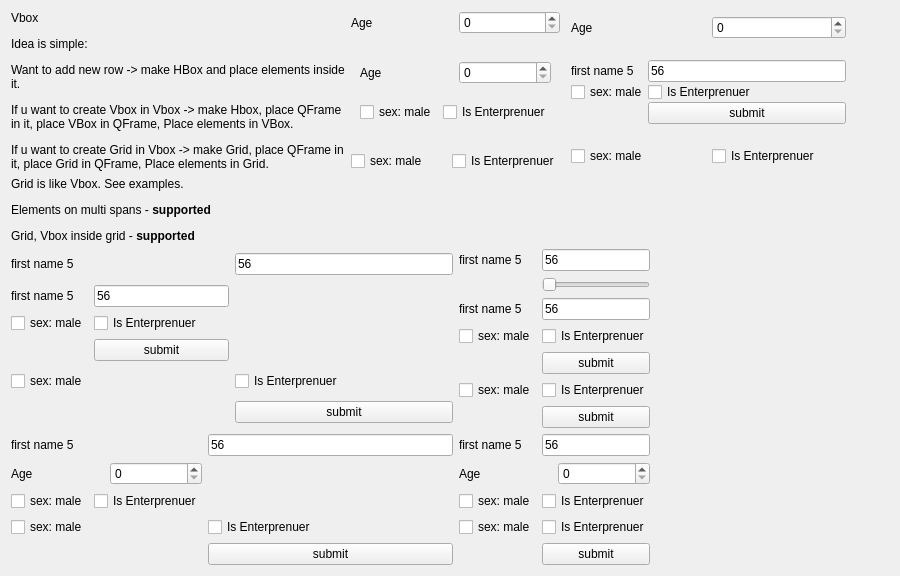
    <widget class="QWidget" name="tab_3">
     <property name="styleSheet">
      <string notr="true">/*
border: 1px solid black
*/</string>
     </property>
     <attribute name="title">
      <string>Page - grid + vbox</string>
     </attribute>
     <layout class="QGridLayout" name="gridLayout_17">
      <item row="0" column="0">
       <widget class="QLabel" name="label_27">
        <property name="text">
         <string>&lt;html&gt;&lt;head/&gt;&lt;body&gt;&lt;p&gt;Vbox&lt;/p&gt;&lt;p&gt;Idea is simple:&lt;/p&gt;&lt;p&gt;Want to add new row -&amp;gt; make HBox and place elements inside it.&lt;/p&gt;&lt;p&gt;If u want to create Vbox in Vbox -&amp;gt; make Hbox, place QFrame in it, place VBox in QFrame, Place elements in VBox.&lt;/p&gt;&lt;p&gt;If u want to create Grid in Vbox -&amp;gt; make Grid, place QFrame in it, place Grid in QFrame, Place elements in Grid.&lt;/p&gt;&lt;/body&gt;&lt;/html&gt;</string>
        </property>
        <property name="wordWrap">
         <bool>true</bool>
        </property>
       </widget>
      </item>
      <item row="0" column="1" colspan="2">
       <layout class="QVBoxLayout" name="v1">
        <item>
         <layout class="QHBoxLayout" name="horizontalLayout_9">
          <item>
           <widget class="QLabel" name="label_21">
            <property name="text">
             <string>Age</string>
            </property>
           </widget>
          </item>
          <item>
           <widget class="QSpinBox" name="spinBox_5"/>
          </item>
         </layout>
        </item>
        <item>
         <layout class="QHBoxLayout" name="horizontalLayout_2">
          <item>
           <widget class="QFrame" name="frame_7">
            <layout class="QVBoxLayout" name="verticalLayout_4">
             <item>
              <layout class="QHBoxLayout" name="horizontalLayout_13">
               <item>
                <widget class="QLabel" name="label_23">
                 <property name="text">
                  <string>Age</string>
                 </property>
                </widget>
               </item>
               <item>
                <widget class="QSpinBox" name="spinBox_7"/>
               </item>
              </layout>
             </item>
             <item>
              <layout class="QHBoxLayout" name="horizontalLayout_14">
               <item>
                <widget class="QCheckBox" name="checkBox_18">
                 <property name="text">
                  <string>sex: male</string>
                 </property>
                </widget>
               </item>
               <item>
                <widget class="QCheckBox" name="checkBox_19">
                 <property name="text">
                  <string>Is Enterprenuer</string>
                 </property>
                </widget>
               </item>
              </layout>
             </item>
            </layout>
           </widget>
          </item>
         </layout>
        </item>
        <item>
         <layout class="QHBoxLayout" name="horizontalLayout_11">
          <item>
           <widget class="QCheckBox" name="checkBox_10">
            <property name="text">
             <string>sex: male</string>
            </property>
           </widget>
          </item>
          <item>
           <widget class="QCheckBox" name="checkBox_11">
            <property name="text">
             <string>Is Enterprenuer</string>
            </property>
           </widget>
          </item>
         </layout>
        </item>
       </layout>
      </item>
      <item row="0" column="3" colspan="2">
       <layout class="QVBoxLayout" name="v2">
        <property name="leftMargin">
         <number>5</number>
        </property>
        <property name="topMargin">
         <number>5</number>
        </property>
        <property name="rightMargin">
         <number>5</number>
        </property>
        <property name="bottomMargin">
         <number>5</number>
        </property>
        <item>
         <layout class="QHBoxLayout" name="horizontalLayout_15">
          <item>
           <widget class="QLabel" name="label_24">
            <property name="text">
             <string>Age</string>
            </property>
           </widget>
          </item>
          <item>
           <widget class="QSpinBox" name="spinBox_8"/>
          </item>
         </layout>
        </item>
        <item>
         <layout class="QHBoxLayout" name="horizontalLayout_7">
          <item>
           <widget class="QFrame" name="frame_8">
            <layout class="QVBoxLayout" name="verticalLayout_6">
             <property name="spacing">
              <number>0</number>
             </property>
             <property name="leftMargin">
              <number>0</number>
             </property>
             <property name="topMargin">
              <number>0</number>
             </property>
             <property name="rightMargin">
              <number>0</number>
             </property>
             <property name="bottomMargin">
              <number>0</number>
             </property>
             <item>
              <layout class="QGridLayout" name="gridLayout_6">
               <item row="1" column="1">
                <widget class="QCheckBox" name="checkBox_27">
                 <property name="text">
                  <string>Is Enterprenuer</string>
                 </property>
                </widget>
               </item>
               <item row="1" column="0">
                <widget class="QCheckBox" name="checkBox_26">
                 <property name="text">
                  <string>sex: male</string>
                 </property>
                </widget>
               </item>
               <item row="0" column="1">
                <widget class="QLineEdit" name="lineEdit_18">
                 <property name="text">
                  <string>56</string>
                 </property>
                </widget>
               </item>
               <item row="0" column="0">
                <widget class="QLabel" name="label_30">
                 <property name="text">
                  <string>first name 5</string>
                 </property>
                </widget>
               </item>
               <item row="2" column="1">
                <widget class="QPushButton" name="pushButton_9">
                 <property name="text">
                  <string>submit</string>
                 </property>
                </widget>
               </item>
              </layout>
             </item>
            </layout>
           </widget>
          </item>
         </layout>
        </item>
        <item>
         <layout class="QHBoxLayout" name="horizontalLayout_18">
          <item>
           <widget class="QCheckBox" name="checkBox_24">
            <property name="text">
             <string>sex: male</string>
            </property>
           </widget>
          </item>
          <item>
           <widget class="QCheckBox" name="checkBox_25">
            <property name="text">
             <string>Is Enterprenuer</string>
            </property>
           </widget>
          </item>
         </layout>
        </item>
       </layout>
      </item>
      <item row="0" column="5">
       <spacer name="horizontalSpacer_9">
        <property name="orientation">
         <enum>Qt::Horizontal</enum>
        </property>
        <property name="sizeHint" stdset="0">
         <size>
          <width>38</width>
          <height>20</height>
         </size>
        </property>
       </spacer>
      </item>
      <item row="1" column="0" colspan="2">
       <widget class="QLabel" name="label_38">
        <property name="text">
         <string>&lt;html&gt;&lt;head/&gt;&lt;body&gt;&lt;p&gt;Grid is like Vbox. See examples.&lt;/p&gt;&lt;p&gt;Elements on multi spans - &lt;span style=&quot; font-weight:600;&quot;&gt;supported&lt;/span&gt;&lt;/p&gt;&lt;p&gt;Grid, Vbox inside grid - &lt;span style=&quot; font-weight:600;&quot;&gt;supported&lt;/span&gt;&lt;/p&gt;&lt;/body&gt;&lt;/html&gt;</string>
        </property>
        <property name="wordWrap">
         <bool>true</bool>
        </property>
       </widget>
      </item>
      <item row="2" column="0" colspan="2">
       <layout class="QGridLayout" name="g2">
        <item row="3" column="1">
         <widget class="QPushButton" name="pushButton_11">
          <property name="text">
           <string>submit</string>
          </property>
         </widget>
        </item>
        <item row="0" column="1">
         <widget class="QLineEdit" name="lineEdit_20">
          <property name="text">
           <string>56</string>
          </property>
         </widget>
        </item>
        <item row="2" column="0">
         <widget class="QCheckBox" name="checkBox_30">
          <property name="text">
           <string>sex: male</string>
          </property>
         </widget>
        </item>
        <item row="2" column="1">
         <widget class="QCheckBox" name="checkBox_31">
          <property name="text">
           <string>Is Enterprenuer</string>
          </property>
         </widget>
        </item>
        <item row="0" column="0">
         <widget class="QLabel" name="label_34">
          <property name="text">
           <string>first name 5</string>
          </property>
         </widget>
        </item>
        <item row="1" column="0">
         <layout class="QGridLayout" name="gridLayout_10">
          <item row="1" column="1">
           <widget class="QCheckBox" name="checkBox_32">
            <property name="text">
             <string>Is Enterprenuer</string>
            </property>
           </widget>
          </item>
          <item row="1" column="0">
           <widget class="QCheckBox" name="checkBox_33">
            <property name="text">
             <string>sex: male</string>
            </property>
           </widget>
          </item>
          <item row="0" column="1">
           <widget class="QLineEdit" name="lineEdit_21">
            <property name="text">
             <string>56</string>
            </property>
           </widget>
          </item>
          <item row="0" column="0">
           <widget class="QLabel" name="label_35">
            <property name="text">
             <string>first name 5</string>
            </property>
           </widget>
          </item>
          <item row="2" column="1">
           <widget class="QPushButton" name="pushButton_12">
            <property name="text">
             <string>submit</string>
            </property>
           </widget>
          </item>
         </layout>
        </item>
       </layout>
      </item>
      <item row="2" column="2" colspan="2">
       <layout class="QGridLayout" name="g3">
        <item row="4" column="1">
         <widget class="QPushButton" name="pushButton_5">
          <property name="text">
           <string>submit</string>
          </property>
         </widget>
        </item>
        <item row="0" column="1">
         <widget class="QLineEdit" name="lineEdit_14">
          <property name="text">
           <string>56</string>
          </property>
         </widget>
        </item>
        <item row="3" column="0">
         <widget class="QCheckBox" name="checkBox_14">
          <property name="text">
           <string>sex: male</string>
          </property>
         </widget>
        </item>
        <item row="3" column="1">
         <widget class="QCheckBox" name="checkBox_15">
          <property name="text">
           <string>Is Enterprenuer</string>
          </property>
         </widget>
        </item>
        <item row="0" column="0">
         <widget class="QLabel" name="label_28">
          <property name="text">
           <string>first name 5</string>
          </property>
         </widget>
        </item>
        <item row="2" column="0" colspan="2">
         <layout class="QGridLayout" name="gridLayout_4">
          <item row="1" column="1">
           <widget class="QCheckBox" name="checkBox_17">
            <property name="text">
             <string>Is Enterprenuer</string>
            </property>
           </widget>
          </item>
          <item row="1" column="0">
           <widget class="QCheckBox" name="checkBox_16">
            <property name="text">
             <string>sex: male</string>
            </property>
           </widget>
          </item>
          <item row="0" column="1">
           <widget class="QLineEdit" name="lineEdit_16">
            <property name="text">
             <string>56</string>
            </property>
           </widget>
          </item>
          <item row="0" column="0">
           <widget class="QLabel" name="label_32">
            <property name="text">
             <string>first name 5</string>
            </property>
           </widget>
          </item>
          <item row="2" column="1">
           <widget class="QPushButton" name="pushButton_6">
            <property name="text">
             <string>submit</string>
            </property>
           </widget>
          </item>
         </layout>
        </item>
        <item row="1" column="1">
         <widget class="QSlider" name="horizontalSlider_2">
          <property name="orientation">
           <enum>Qt::Horizontal</enum>
          </property>
         </widget>
        </item>
       </layout>
      </item>
      <item row="2" column="4">
       <spacer name="horizontalSpacer_11">
        <property name="orientation">
         <enum>Qt::Horizontal</enum>
        </property>
        <property name="sizeHint" stdset="0">
         <size>
          <width>189</width>
          <height>20</height>
         </size>
        </property>
       </spacer>
      </item>
      <item row="3" column="0" colspan="2">
       <layout class="QGridLayout" name="g5">
        <item row="0" column="1">
         <widget class="QLineEdit" name="lineEdit_22">
          <property name="text">
           <string>56</string>
          </property>
         </widget>
        </item>
        <item row="2" column="1">
         <widget class="QCheckBox" name="checkBox_34">
          <property name="text">
           <string>Is Enterprenuer</string>
          </property>
         </widget>
        </item>
        <item row="0" column="0">
         <widget class="QLabel" name="label_36">
          <property name="text">
           <string>first name 5</string>
          </property>
         </widget>
        </item>
        <item row="2" column="0">
         <widget class="QCheckBox" name="checkBox_35">
          <property name="text">
           <string>sex: male</string>
          </property>
         </widget>
        </item>
        <item row="3" column="1">
         <widget class="QPushButton" name="pushButton_13">
          <property name="text">
           <string>submit</string>
          </property>
         </widget>
        </item>
        <item row="1" column="0">
         <layout class="QVBoxLayout" name="verticalLayout_7">
          <item>
           <layout class="QHBoxLayout" name="horizontalLayout_16">
            <item>
             <widget class="QLabel" name="label_25">
              <property name="text">
               <string>Age</string>
              </property>
             </widget>
            </item>
            <item>
             <widget class="QSpinBox" name="spinBox_9"/>
            </item>
           </layout>
          </item>
          <item>
           <layout class="QHBoxLayout" name="horizontalLayout_17">
            <item>
             <widget class="QCheckBox" name="checkBox_36">
              <property name="text">
               <string>sex: male</string>
              </property>
             </widget>
            </item>
            <item>
             <widget class="QCheckBox" name="checkBox_37">
              <property name="text">
               <string>Is Enterprenuer</string>
              </property>
             </widget>
            </item>
           </layout>
          </item>
         </layout>
        </item>
       </layout>
      </item>
      <item row="3" column="2" colspan="2">
       <layout class="QGridLayout" name="g6">
        <item row="0" column="1">
         <widget class="QLineEdit" name="lineEdit_23">
          <property name="text">
           <string>56</string>
          </property>
         </widget>
        </item>
        <item row="2" column="1">
         <widget class="QCheckBox" name="checkBox_38">
          <property name="text">
           <string>Is Enterprenuer</string>
          </property>
         </widget>
        </item>
        <item row="0" column="0">
         <widget class="QLabel" name="label_37">
          <property name="text">
           <string>first name 5</string>
          </property>
         </widget>
        </item>
        <item row="2" column="0">
         <widget class="QCheckBox" name="checkBox_39">
          <property name="text">
           <string>sex: male</string>
          </property>
         </widget>
        </item>
        <item row="3" column="1">
         <widget class="QPushButton" name="pushButton_14">
          <property name="text">
           <string>submit</string>
          </property>
         </widget>
        </item>
        <item row="1" column="0" colspan="2">
         <layout class="QVBoxLayout" name="verticalLayout_8">
          <item>
           <layout class="QHBoxLayout" name="horizontalLayout_19">
            <item>
             <widget class="QLabel" name="label_26">
              <property name="text">
               <string>Age</string>
              </property>
             </widget>
            </item>
            <item>
             <widget class="QSpinBox" name="spinBox_10"/>
            </item>
           </layout>
          </item>
          <item>
           <layout class="QHBoxLayout" name="horizontalLayout_20">
            <item>
             <widget class="QCheckBox" name="checkBox_40">
              <property name="text">
               <string>sex: male</string>
              </property>
             </widget>
            </item>
            <item>
             <widget class="QCheckBox" name="checkBox_41">
              <property name="text">
               <string>Is Enterprenuer</string>
              </property>
             </widget>
            </item>
           </layout>
          </item>
         </layout>
        </item>
       </layout>
      </item>
      <item row="3" column="4">
       <spacer name="horizontalSpacer_12">
        <property name="orientation">
         <enum>Qt::Horizontal</enum>
        </property>
        <property name="sizeHint" stdset="0">
         <size>
          <width>189</width>
          <height>20</height>
         </size>
        </property>
       </spacer>
      </item>
     </layout>
    </widget>
